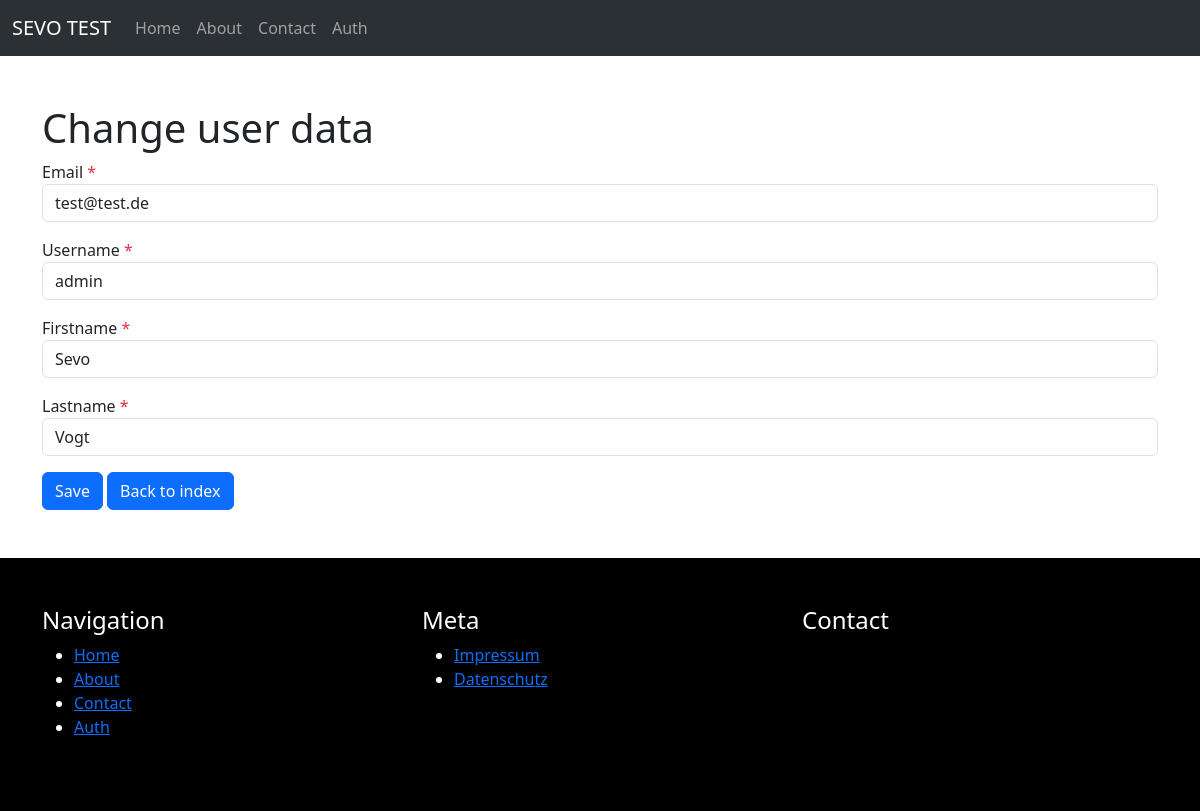
Page /auth/change-user-data/ (signed in) on the committed database.
### sevo_pages/models.py (models this page shows, shortened)
class PageMenu(models.Model):
    menu = models.ForeignKey("Menu", blank=True, null=True, on_delete=models.SET_NULL)
    page = models.ForeignKey(Page, blank=True, null=True, on_delete=models.CASCADE, verbose_name=_("Page"))
    url_path = models.SlugField(blank=True, null=True, verbose_name=_("URL path"))
    is_reverse = models.BooleanField(default=False, verbose_name=_("Is reverse"))
    order = models.PositiveIntegerField(default=0, verbose_name=_("Order"))
    published = models.BooleanField(default=True, verbose_name=_("Published"))
    def get_page(self):
        return self.page
    class Meta:
        ordering = ["order"]
        verbose_name = _("Page Menu")
        verbose_name_plural = _("Page Menus")

class Page(models.Model):
    class MenueChoices(models.IntegerChoices):
        MAIN = 0, _("Main"),
        META = 1, _("Meta"),
        NONE = 2, _("None")
    title = models.CharField(max_length=50, verbose_name=_("Title"))
    slug = models.SlugField(max_length=50, unique=True, verbose_name=_("Slug"))
    meta_description = models.CharField(max_length=160, blank=True, null=True, verbose_name=_("Meta description"))
    meta_custom = models.TextField(blank=True, null=True, verbose_name=_("Meta custom tags"))
    picture = models.ForeignKey(Picture, blank=True, null=True, on_delete=models.SET_NULL)
    url_path = models.CharField(max_length=255, blank=True, null=True, verbose_name=_("URL path"))
    is_reverse = models.BooleanField(default=False, verbose_name=_("Is reverse"))
    published = models.BooleanField(default=True, verbose_name=_("Published"))
    is_home = models.BooleanField(default=False)
    created_at = models.DateTimeField(auto_now_add=True, verbose_name=_("Created at"))
    updated_at = models.DateTimeField(auto_now=True, verbose_name=_("Updated at"))
    def get_absolute_url(self):
        if self.url_path != None:
            if self.is_reverse:
                path = reverse(self.url_path)
            else:
                path = self.url_path
            return path
        if self.is_home:
            return reverse("homepage")
        return reverse("sevo-pages-detail", kwargs={"slug": self.slug})
    @classmethod
    def get_home_page(cls):
        try:
            home = cls.objects.get(is_home=True)
        except:
            home = cls.objects.first
        return home
    class Meta:
        verbose_name = _("Page")
        verbose_name_plural = _("Pages")

### sevo_auth/views.py (the view, shortened to what this page needs)
# urls.py: path("change-user-data/", change_user_data, name="sevo-auth-change-user-data"),
@login_required(login_url="sevo-auth-sign-in")
def change_user_data(request):
    current_user = request.user
    initial_values = {
        "username": current_user.username,
        "first_name": current_user.first_name,
        "last_name": current_user.last_name,
        "email": current_user.email,
    }
    form = ChangeUserDataForm(initial=initial_values)
    return render(request, "sevo_auth/change_user_data.html", {
        "title": _("Change user data"),
        "form": form
    })

### sevo_auth/forms.py
class ChangeUserDataForm(forms.Form):
    email = forms.EmailField(required=True)
    username = forms.CharField(max_length=255, required=True)
    first_name = forms.CharField(max_length=255, required=True)
    last_name = forms.CharField(max_length=255, required=True)
    def __init__(self, *args, **kwargs):
        super().__init__(*args, **kwargs)
        self.fields["email"].label = _("Email")
        self.fields["username"].label = _("Username")
        self.fields["first_name"].label = _("Firstname")
        self.fields["last_name"].label = _("Lastname")
        for item in self.fields:
            self.fields[item].label_suffix = ""
        self.fields["email"].widget.attrs["class"] = "form-control"
        self.fields["username"].widget.attrs["class"] = "form-control"
        self.fields["first_name"].widget.attrs["class"] = "form-control"
        self.fields["last_name"].widget.attrs["class"] = "form-control"

### sevo_pages/models.py (called while the page is built)
    def get_all_pagemenus(self):
        return self.pagemenu_set.all()

    def get_published_pagemenus(self):
        return self.get_all_pagemenus().filter(published=True)

### sevo_pages/templatetags/page_tags.py (called while the page is built)
@register.simple_tag
def is_active_page(path, page):
    if page.get_absolute_url() == path:
        return "active"

### utils/context_processors.py (called while the page is built)
def menus_context(request):
    menus = Menu.objects.all()
    menu_main = menus.get(name="Main")
    menu_meta = menus.get(name="Meta")
    homepage = Page.get_home_page()
    return {
        "menus": menus,
        "menu_main": menu_main,
        "menu_meta": menu_meta,
        "homepage": homepage
    }

### sevo_auth/templates/sevo_auth/change_user_data.html (shortened to what this page needs)
{% extends "base.html" %}
{% load i18n %}
{% block content %}
    <h1>{{ title }}</h1>
    <form  method="POST">
        {% for field in form %}
            <div class="mb-3">
                {{ field.label_tag }}
                {% if field.field.required %}
                    <span class="text-danger">*</span>
                {% endif %}
                {{ field }}
            </div>
        {% endfor %}
        <button class="btn btn-primary">{% trans "Save" %}</button>
        <a class="btn btn-primary" href="{% url 'sevo-auth-index' %}">{% trans "Back to index" %}</a>
    </form>
{% endblock %}

### templates/partials/_navbar.html (shortened to what this page needs)
{% load page_tags %}
<nav class="navbar bg-dark navbar-expand-lg bg-body-tertiary" data-bs-theme="dark">
    <div class="container-fluid">
      <a class="navbar-brand" href="{% url 'homepage' %}">SEVO TEST</a>
      <div class="collapse navbar-collapse" id="navbarSupportedContent">
        <ul class="navbar-nav me-auto mb-2 mb-lg-0">
            {% for pmenu in menu_main.get_published_pagemenus %}
                <li class="nav-item">
                    <a class="nav-link {% is_active_page path=request.path page=pmenu.get_page %}" href={{ pmenu.get_page.get_absolute_url }}>{{ pmenu.get_page.title }}</a>
                </li>
            {% endfor %}
        </ul>
      </div>
    </div>
  </nav>

### templates/partials/_footer.html
<footer class="bg-black text-white py-5">
    <div class="container">
        <div class="row">
            <div class="col-md-4 mb-2">
                <h4>Navigation</h4>
                <ul>
                    {% for pmenu in menu_main.get_published_pagemenus %}
                        <li>
                            <a href="{{ pmenu.get_page.get_absolute_url }}">{{ pmenu.get_page.title }}</a>
                        </li>
                    {% endfor %}
                </ul>
            </div>
            <div class="col-md-4 mb-2">
                <h4>Meta</h4>
                <ul>
                    {% for pmenu in menu_meta.get_published_pagemenus %}
                        <li>
                            <a href="{{ pmenu.get_page.get_absolute_url }}">{{ pmenu.get_page.title }}</a>
                        </li>
                    {% endfor %}
                </ul>
            </div>
            <div class="col-md-4 mb-2">
                <h4>Contact</h4>
            </div>
        </div>
    </div>
</footer>

### rows in the picture
PageMenu: get_page "Home"
PageMenu: get_page "About"
PageMenu: get_page "Contact"
PageMenu: get_page "Auth"
PageMenu: get_page "Impressum"
PageMenu: get_page "Datenschutz"

### other values in the picture
{{ title }} "Change user data"
{{ field.label_tag }} "Email" "Username" "Firstname" "Lastname"
